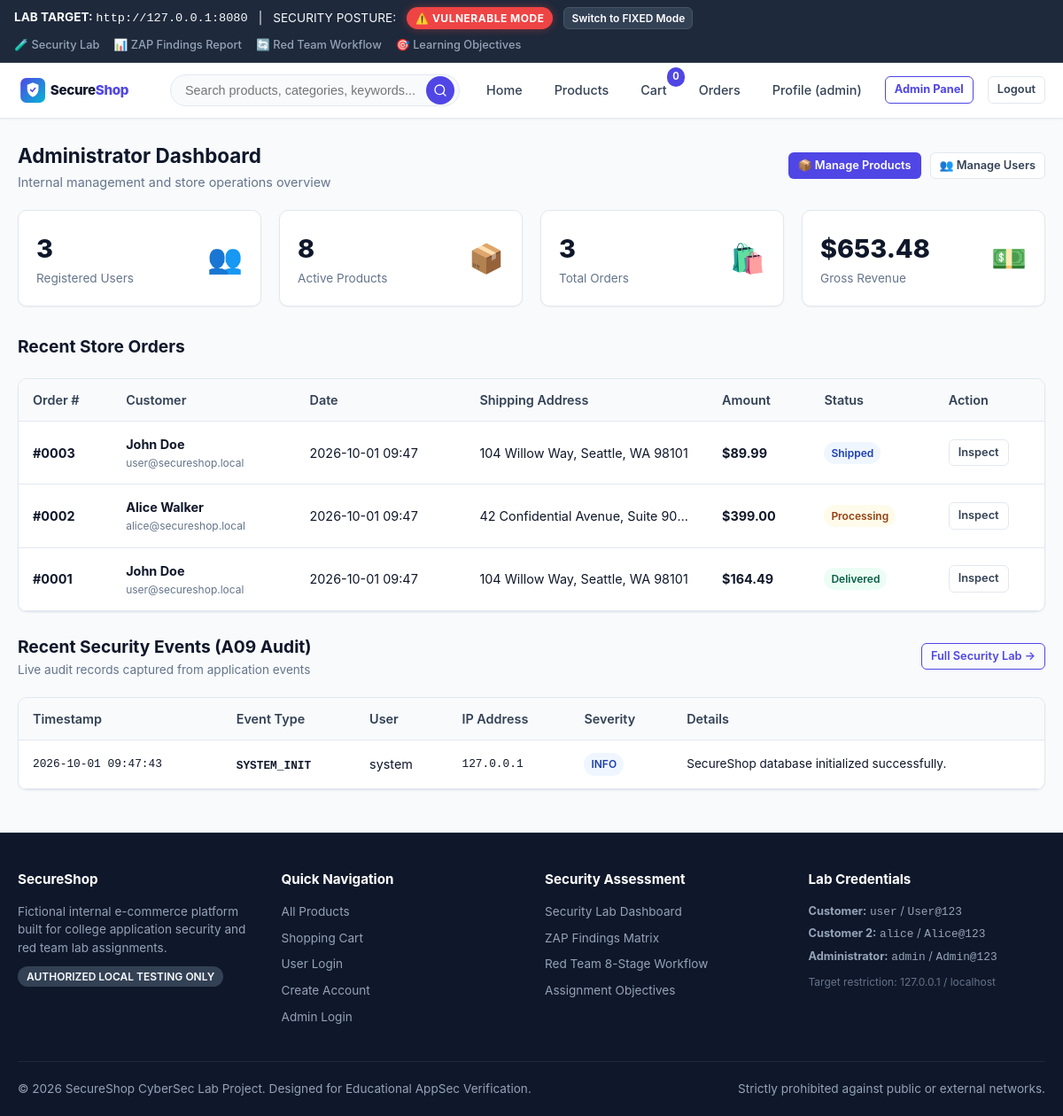
The page /admin/dashboard (signed in) on the database its author committed.
### tables this page shows
CREATE TABLE orders (
        id INTEGER PRIMARY KEY AUTOINCREMENT,
        user_id INTEGER NOT NULL,
        total REAL NOT NULL,
        status TEXT NOT NULL DEFAULT 'Processing',
        shipping_address TEXT NOT NULL,
        created_at TIMESTAMP DEFAULT CURRENT_TIMESTAMP,
        FOREIGN KEY(user_id) REFERENCES users(id) ON DELETE CASCADE
    );

CREATE TABLE users (
        id INTEGER PRIMARY KEY AUTOINCREMENT,
        name TEXT NOT NULL,
        username TEXT UNIQUE NOT NULL,
        email TEXT UNIQUE NOT NULL,
        password TEXT NOT NULL,
        role TEXT NOT NULL DEFAULT 'customer',
        created_at TIMESTAMP DEFAULT CURRENT_TIMESTAMP
    );

CREATE TABLE security_logs (
        id INTEGER PRIMARY KEY AUTOINCREMENT,
        timestamp TIMESTAMP DEFAULT CURRENT_TIMESTAMP,
        event_type TEXT NOT NULL,
        username TEXT,
        ip_address TEXT,
        details TEXT,
        severity TEXT DEFAULT 'INFO'
    );

### app.py (the view)
@app.route("/admin/dashboard")
@admin_required
def admin_dashboard():
    conn = get_db()
    cursor = conn.cursor()
    total_users = cursor.execute("SELECT COUNT(*) as c FROM users;").fetchone()["c"]
    total_products = cursor.execute("SELECT COUNT(*) as c FROM products;").fetchone()["c"]
    total_orders = cursor.execute("SELECT COUNT(*) as c FROM orders;").fetchone()["c"]
    rev_row = cursor.execute("SELECT SUM(total) as r FROM orders;").fetchone()
    total_revenue = rev_row["r"] if rev_row and rev_row["r"] else 0.00
    recent_orders = cursor.execute("""
        SELECT o.*, u.name as customer_name, u.email as customer_email
        FROM orders o
        JOIN users u ON o.user_id = u.id
        ORDER BY o.id DESC LIMIT 5;
    """).fetchall()
    recent_logs = cursor.execute("""
        SELECT * FROM security_logs ORDER BY id DESC LIMIT 6;
    """).fetchall()
    conn.close()
    return render_template(
        "admin_dashboard.html",
        total_users=total_users,
        total_products=total_products,
        total_orders=total_orders,
        total_revenue=total_revenue,
        recent_orders=recent_orders,
        recent_logs=recent_logs
    )

### app.py (called while the page is built, shortened)
def is_public_deploy():
    return bool(
        os.environ.get("RENDER")
        or os.environ.get("RENDER_SERVICE_ID")
        or os.environ.get("ENVIRONMENT") == "production"
        or os.environ.get("PUBLIC_DEPLOYMENT") == "true"
    )

def get_security_mode():
    if is_public_deploy():
        return "fixed"
    if os.path.exists(CONFIG_STATE_PATH):
        try:
            with open(CONFIG_STATE_PATH, "r", encoding="utf-8") as f:
                state = json.load(f)
                return state.get("security_mode", "vulnerable")
        except Exception:
            pass
    return os.environ.get("SECURITY_MODE", "vulnerable").lower()

def get_db():
    conn = sqlite3.connect(DB_PATH)
    conn.row_factory = sqlite3.Row
    conn.execute("PRAGMA foreign_keys = ON;")
    return conn

@app.before_request
def configure_session_security():
    mode = get_security_mode()
    if mode == "vulnerable":
        app.config["SESSION_COOKIE_HTTPONLY"] = False
        app.config["SESSION_COOKIE_SAMESITE"] = None
        app.config["SESSION_COOKIE_SECURE"] = False
    else:
        app.config["SESSION_COOKIE_HTTPONLY"] = True
        app.config["SESSION_COOKIE_SAMESITE"] = "Lax"
        app.config["SESSION_COOKIE_SECURE"] = False  # Local HTTP lab testing

@app.after_request
def apply_security_headers(response):
    mode = get_security_mode()
    if mode == "vulnerable":
        response.headers["Server"] = "SecureShop-Dev/1.0 (Python/Flask-Debug)"
    return response

@app.context_processor
def inject_global_template_vars():
    mode = get_security_mode()
    cart_count = 0
    if session.get("user_id"):
        try:
            conn = get_db()
            row = conn.execute("""
                SELECT SUM(ci.quantity) as count
                FROM cart c
                JOIN cart_items ci ON c.id = ci.cart_id
                WHERE c.user_id = ?
            """, (session["user_id"],)).fetchone()
            if row and row["count"]:
                cart_count = row["count"]
            conn.close()
        except Exception:
            pass
    return {
        "security_mode": mode,
        "is_public_deploy": is_public_deploy(),
        "cart_count": cart_count,
        "current_user": session.get("username"),
        "is_admin": session.get("role") == "admin"
    }

### templates/admin_dashboard.html (shortened to what this page needs)
{% extends "base.html" %}
{% block content %}
<div class="section-header">
  <div>
    <h1 class="section-title">Administrator Dashboard</h1>
    <p style="font-size: 0.9rem; color: var(--muted);">Internal management and store operations overview</p>
  </div>
  <div style="display: flex; gap: 10px;">
    <a href="{{ url_for('admin_products') }}" class="btn btn-primary btn-sm">📦 Manage Products</a>
    <a href="{{ url_for('admin_users') }}" class="btn btn-secondary btn-sm">👥 Manage Users</a>
  </div>
</div>
<div class="metrics-grid">
  <div class="metric-card">
    <div>
      <div class="metric-val">{{ total_users }}</div>
      <div class="metric-label">Registered Users</div>
    </div>
    <div style="font-size: 2rem;">👥</div>
  </div>
  <div class="metric-card">
    <div>
      <div class="metric-val">{{ total_products }}</div>
      <div class="metric-label">Active Products</div>
    </div>
    <div style="font-size: 2rem;">📦</div>
  </div>
  <div class="metric-card">
    <div>
      <div class="metric-val">{{ total_orders }}</div>
      <div class="metric-label">Total Orders</div>
    </div>
    <div style="font-size: 2rem;">🛍️</div>
  </div>
  <div class="metric-card">
    <div>
      <div class="metric-val">${{ "%.2f"|format(total_revenue) }}</div>
      <div class="metric-label">Gross Revenue</div>
    </div>
    <div style="font-size: 2rem;">💵</div>
  </div>
</div>
<div class="section-header">
  <h2 style="font-size: 1.2rem; font-weight: 700;">Recent Store Orders</h2>
</div>
<div class="data-table-card">
  <table class="data-table">
    <thead>
      <tr>
        <th>Order #</th>
        <th>Customer</th>
        <th>Date</th>
        <th>Shipping Address</th>
        <th>Amount</th>
        <th>Status</th>
        <th>Action</th>
      </tr>
    </thead>
    <tbody>
      {% for order in recent_orders %}
        <tr>
          <td style="font-weight: 700;">#{{ "%04d"|format(order['id']) }}</td>
          <td>
            <strong>{{ order['customer_name'] }}</strong>
            <div style="font-size: 0.75rem; color: var(--muted);">{{ order['customer_email'] }}</div>
          </td>
          <td>{{ order['created_at'][:16] }}</td>
          <td style="max-width: 220px; white-space: nowrap; overflow: hidden; text-overflow: ellipsis;">{{ order['shipping_address'] }}</td>
          <td style="font-weight: 700;">${{ "%.2f"|format(order['total']) }}</td>
          <td>
            <span class="badge {% if order['status'] == 'Delivered' %}badge-success{% elif order['status'] == 'Shipped' %}badge-info{% else %}badge-warning{% endif %}">
              {{ order['status'] }}
            </span>
          </td>
          <td>
            <a href="{{ url_for('order_details', order_id=order['id']) }}" class="btn btn-secondary btn-sm">Inspect</a>
          </td>
        </tr>
      {% endfor %}
    </tbody>
  </table>
</div>
<div class="section-header">
  <div>
    <h2 style="font-size: 1.2rem; font-weight: 700;">Recent Security Events (A09 Audit)</h2>
    <p style="font-size: 0.85rem; color: var(--muted);">Live audit records captured from application events</p>
  </div>
  <a href="{{ url_for('security_lab') }}" class="btn btn-outline-primary btn-sm">Full Security Lab &rarr;</a>
</div>
<div class="data-table-card">
  <table class="data-table">
    <thead>
      <tr>
        <th>Timestamp</th>
        <th>Event Type</th>
        <th>User</th>
        <th>IP Address</th>
        <th>Severity</th>
        <th>Details</th>
      </tr>
    </thead>
    <tbody>
      {% for log in recent_logs %}
        <tr>
          <td style="font-size: 0.8rem; font-family: monospace;">{{ log['timestamp'][:19] }}</td>
          <td><code style="font-size: 0.8rem; font-weight: 700;">{{ log['event_type'] }}</code></td>
          <td>{{ log['username'] or 'ANONYMOUS' }}</td>
          <td style="font-size: 0.8rem; font-family: monospace;">{{ log['ip_address'] }}</td>
          <td>
            <span class="badge {% if log['severity'] == 'CRITICAL' %}badge-danger{% elif log['severity'] == 'WARNING' %}badge-warning{% else %}badge-info{% endif %}">
              {{ log['severity'] }}
            </span>
          </td>
          <td style="font-size: 0.85rem;">{{ log['details'] }}</td>
        </tr>
      {% else %}
        <tr>
          <td colspan="6" style="text-align: center; color: var(--muted); padding: 20px;">
            No audit logs captured yet. (Note: In Vulnerable Mode, minimal logging is recorded).
          </td>
        </tr>
      {% endfor %}
    </tbody>
  </table>
</div>
{% endblock %}

### static/css/style.css (style rules this page uses)
:root { --primary: #4F46E5; --primary-hover: #4338CA; --primary-light: #EEF2FF; --secondary: #0EA5E9; --accent: #F59E0B; --success: #10B981; --success-bg: #ECFDF5; --danger: #EF4444; --danger-bg: #FEF2F2; --warning: #F59E0B; --warning-bg: #FFFBEB; --dark: #0F172A; --slate: #334155; --muted: #64748B; --light: #F8FAFC; --card-bg: #FFFFFF; --border: #E2E8F0; --radius-sm: 6px; --radius: 10px; --radius-lg: 16px; --shadow-sm: 0 1px 2px 0 rgba(0, 0, 0, 0.05); --shadow: 0 4px 6px -1px rgba(0, 0, 0, 0.08), 0 2px 4px -1px rgba(0, 0, 0, 0.04); --shadow-lg: 0 10px 15px -3px rgba(0, 0, 0, 0.1), 0 4px 6px -2px rgba(0, 0, 0, 0.05); --transition: all 0.2s cubic-bezier(0.4, 0, 0.2, 1); }
* { box-sizing: border-box; margin: 0; padding: 0; }
body { font-family: -apple-system, BlinkMacSystemFont, "Segoe UI", Roboto, "Helvetica Neue", Arial, sans-serif; color: var(--dark); background-color: var(--light); line-height: 1.6; min-height: 100vh; display: flex; flex-direction: column; }
a { color: var(--primary); text-decoration: none; transition: var(--transition); }
.btn { display: inline-flex; align-items: center; justify-content: center; gap: 8px; padding: 8px 16px; font-size: 0.9rem; font-weight: 600; border-radius: var(--radius-sm); border: 1px solid transparent; cursor: pointer; transition: var(--transition); text-decoration: none; }
.btn-primary { background: var(--primary); color: #FFFFFF; }
.btn-secondary { background: #FFFFFF; color: var(--slate); border-color: var(--border); }
.btn-outline-primary { background: transparent; color: var(--primary); border-color: var(--primary); }
.btn-sm { padding: 4px 10px; font-size: 0.8rem; }
.section-header { display: flex; align-items: center; justify-content: space-between; margin-bottom: 20px; }
.section-title { font-size: 1.4rem; font-weight: 700; color: var(--dark); }
.data-table-card { background: white; border: 1px solid var(--border); border-radius: var(--radius); overflow-x: auto; box-shadow: var(--shadow-sm); margin-bottom: 24px; }
.data-table { width: 100%; border-collapse: collapse; font-size: 0.9rem; }
.data-table th { background: #F8FAFC; padding: 12px 16px; text-align: left; font-weight: 600; color: var(--slate); border-bottom: 1px solid var(--border); white-space: nowrap; }
.data-table td { padding: 14px 16px; border-bottom: 1px solid var(--border); color: var(--dark); vertical-align: middle; }
.badge { display: inline-block; padding: 3px 8px; border-radius: 9999px; font-size: 0.75rem; font-weight: 600; text-transform: capitalize; }
.badge-success { background: var(--success-bg); color: #065F46; }
.badge-warning { background: var(--warning-bg); color: #92400E; }
.badge-info { background: #EFF6FF; color: #1E40AF; }
.metrics-grid { display: grid; grid-template-columns: repeat(auto-fit, minmax(220px, 1fr)); gap: 20px; margin-bottom: 30px; }
.metric-card { background: white; border: 1px solid var(--border); border-radius: var(--radius); padding: 20px; box-shadow: var(--shadow-sm); display: flex; align-items: center; justify-content: space-between; }
.metric-val { font-size: 1.8rem; font-weight: 800; color: var(--dark); }
.metric-label { font-size: 0.85rem; color: var(--muted); }

### rows shown on the page
orders: id "0003", customer_name "John Doe", customer_email "user@secureshop.local", created_at "2026-10-01 09:47", shipping_address "104 Willow Way, Seattle, WA 98101", total "89.99", status "Shipped"
orders: id "0002", customer_name "Alice Walker", customer_email "alice@secureshop.local", created_at "2026-10-01 09:47", shipping_address "42 Confidential Avenue, Suite 90…", total "399.00", status "Processing"
orders: id "0001", customer_name "John Doe", customer_email "user@secureshop.local", created_at "2026-10-01 09:47", shipping_address "104 Willow Way, Seattle, WA 98101", total "164.49", status "Delivered"
security_logs: timestamp "2026-10-01 09:47:43", event_type "SYSTEM_INIT", username "system", ip_address "127.0.0.1", severity "INFO", details "SecureShop database initialized successfully."

### other values the page prints
{{ 'FIXED' if security_mode == 'vulnerable' else 'VULNERABLE' }} "FIXED"
{{ session.get('cart_count', 0) }} "0"
{{ session.get('username') }} "admin"
{{ total_users }} "3"
{{ total_products }} "8"
{{ total_orders }} "3"
{{ "%.2f"|format(total_revenue) }} "653.48"
